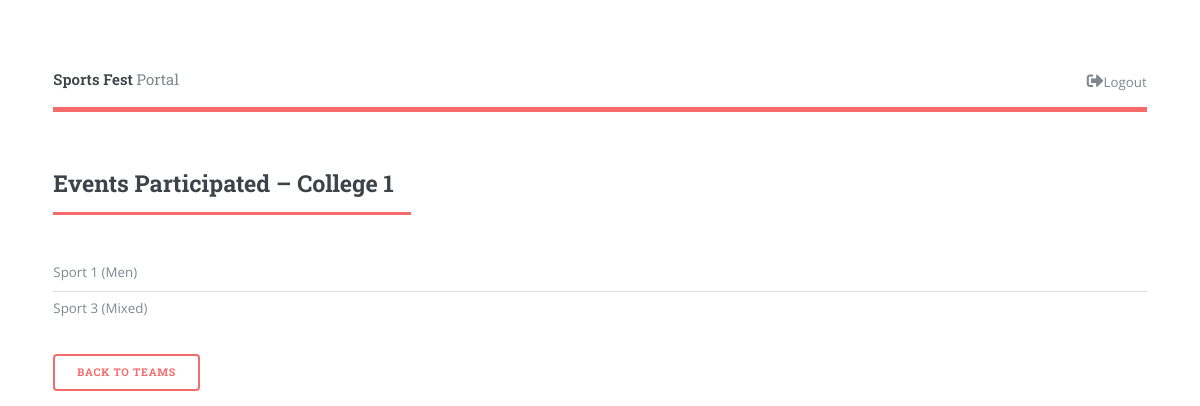
The page /organizer/college/1/events/ (signed in) on the database its author committed.
### participants/models.py (models this page shows, shortened)
class College(models.Model):
    name = models.CharField(max_length=100, unique=True)

class Team(models.Model):
    event = models.ForeignKey(Event, on_delete=models.CASCADE)
    college = models.ForeignKey(College, on_delete=models.CASCADE)
    captain = models.ForeignKey(User, on_delete=models.SET_NULL, null=True, blank=True, related_name='captained_teams')

class Event(models.Model):
    GENDER_CHOICES = [('Men', 'Men'), ('Women', 'Women'), ('Mixed', 'Mixed')]
    sport = models.ForeignKey(Sport, on_delete=models.CASCADE)
    gender = models.CharField(max_length=10, choices=GENDER_CHOICES)
    max_team_size = models.PositiveIntegerField()

class Sport(models.Model):
    name = models.CharField(max_length=100)

### participants/views.py (the view)
# urls.py: path('organizer/college/<int:college_id>/events/', college_events, name='college_events'),
@organizer_required
def college_events(request, college_id):
    college = get_object_or_404(College, pk=college_id)
    teams = Team.objects.filter(college=college).select_related('event')
    return render(request, 'participants/college_events.html', {'college': college, 'teams': teams})

### participants/views.py (called while the page is built)
def organizer_required(view_func):
    @wraps(view_func)
    @login_required
    def _wrapped_view(request, *args, **kwargs):
        if not request.user.is_organizer:
            return redirect(settings.LOGIN_URL)
        return view_func(request, *args, **kwargs)
    return _wrapped_view

### participants/templates/participants/college_events.html
{% extends 'participants/base.html' %}
{% block content %}
<section class="wrapper style1">
  <div class="inner">
    <header class="major">
      <h2>Events Participated – {{ college.name }}</h2>
    </header>
    {% if teams %}
      <ul class="alt">
        {% for team in teams %}
          <li>{{ team.event.sport.name }} ({{ team.event.gender }})</li>
        {% endfor %}
      </ul>
    {% else %}
      <p>This college is not participating in any events.</p>
    {% endif %}
    <ul class="actions">
      <li><a href="{% url 'organizer_teams' %}" class="button">Back to Teams</a></li>
    </ul>
  </div>
</section>
{% endblock %}

### participants/static/participants/css/main.css (style rules this page uses)
html, body, div, span, applet, object, iframe, h1, h2, h3, h4, h5, h6, p, blockquote, pre, a, abbr, acronym, address, big, cite, code, del, dfn, em, img, ins, kbd, q, s, samp, small, strike, strong, sub, sup, tt, var, b, u, i, center, dl, dt, dd, ol, ul, li, fieldset, form, label, legend, table, caption, tbody, tfoot, thead, tr, th, td, article, aside, canvas, details, embed, figure, figcaption, footer, header, hgroup, menu, nav, output, ruby, section, summary, time, mark, audio, video { margin: 0; padding: 0; border: 0; font-size: 100%; font: inherit; vertical-align: baseline; }
article, aside, details, figcaption, figure, footer, header, hgroup, menu, nav, section { display: block; }
body { line-height: 1; }
ol, ul { list-style: none; }
body { -webkit-text-size-adjust: none; }
body { -ms-overflow-style: scrollbar; }
html { box-sizing: border-box; }
*, *:before, *:after { box-sizing: inherit; }
body { background: #ffffff; }
body.is-preload *, body.is-preload *:before, body.is-preload *:after, body.is-resizing *, body.is-resizing *:before, body.is-resizing *:after { -moz-animation: none !important; -webkit-animation: none !important; -ms-animation: none !important; animation: none !important; -moz-transition: none !important; -webkit-transition: none !important; -ms-transition: none !important; transition: none !important; }
body, input, select, textarea { color: #7f888f; font-family: "Open Sans", sans-serif; font-size: 13pt; font-weight: 400; line-height: 1.65; }
@media screen and (max-width: 1680px) { body, input, select, textarea { font-size: 11pt; } }
@media screen and (max-width: 1280px) { body, input, select, textarea { font-size: 10pt; } }
a { -moz-transition: color 0.2s ease-in-out, border-bottom-color 0.2s ease-in-out; -webkit-transition: color 0.2s ease-in-out, border-bottom-color 0.2s ease-in-out; -ms-transition: color 0.2s ease-in-out, border-bottom-color 0.2s ease-in-out; transition: color 0.2s ease-in-out, border-bottom-color 0.2s ease-in-out; border-bottom: dotted 1px; color: #f56a6a; text-decoration: none; }
h1, h2, h3, h4, h5, h6 { color: #3d4449; font-family: "Roboto Slab", serif; font-weight: 700; line-height: 1.5; margin: 0 0 1em 0; }
h2 { font-size: 1.75em; }
header.major > :last-child { border-bottom: solid 3px #f56a6a; display: inline-block; margin: 0 0 2em 0; padding: 0 0.75em 0.5em 0; }
ul { list-style: disc; margin: 0 0 2em 0; padding-left: 1em; }
ul li { padding-left: 0.5em; }
ul.alt { list-style: none; padding-left: 0; }
ul.alt li { border-top: solid 1px rgba(210, 215, 217, 0.75); padding: 0.5em 0; }
ul.alt li:first-child { border-top: 0; padding-top: 0; }
ul.actions { display: -moz-flex; display: -webkit-flex; display: -ms-flex; display: flex; cursor: default; list-style: none; margin-left: -1em; padding-left: 0; }
ul.actions li { padding: 0 0 0 1em; vertical-align: middle; }
input[type="submit"], input[type="reset"], input[type="button"], button, .button { -moz-appearance: none; -webkit-appearance: none; -ms-appearance: none; appearance: none; -moz-transition: background-color 0.2s ease-in-out, color 0.2s ease-in-out; -webkit-transition: background-color 0.2s ease-in-out, color 0.2s ease-in-out; -ms-transition: background-color 0.2s ease-in-out, color 0.2s ease-in-out; transition: background-color 0.2s ease-in-out, color 0.2s ease-in-out; background-color: transparent; border-radius: 0.375em; border: 0; box-shadow: inset 0 0 0 2px #f56a6a; color: #f56a6a !important; cursor: pointer; display: inline-block; font-family: "Roboto Slab", serif; font-size: 0.8em; font-weight: 700; height: 3.5em; letter-spacing: 0.075em; line-height: 3.5em; padding: 0 2.25em; text-align: center; text-decoration: none; text-transform: uppercase; white-space: nowrap; }
#main > .inner > section { padding: 6em 0 4em 0 ; border-top: solid 2px rgba(210, 215, 217, 0.75); }
#main > .inner > section:first-of-type { border-top: 0 !important; }
@media screen and (max-width: 1680px) { #main > .inner > section { padding: 5em 0 3em 0 ; } }
@media screen and (max-width: 1280px) { #main > .inner > section { padding: 4em 0 2em 0 ; } }

### rows shown on the page
College: name "College 1"
Team: event.sport.name "Sport 1", event.gender "Men"
Team: event.sport.name "Sport 3", event.gender "Mixed"
